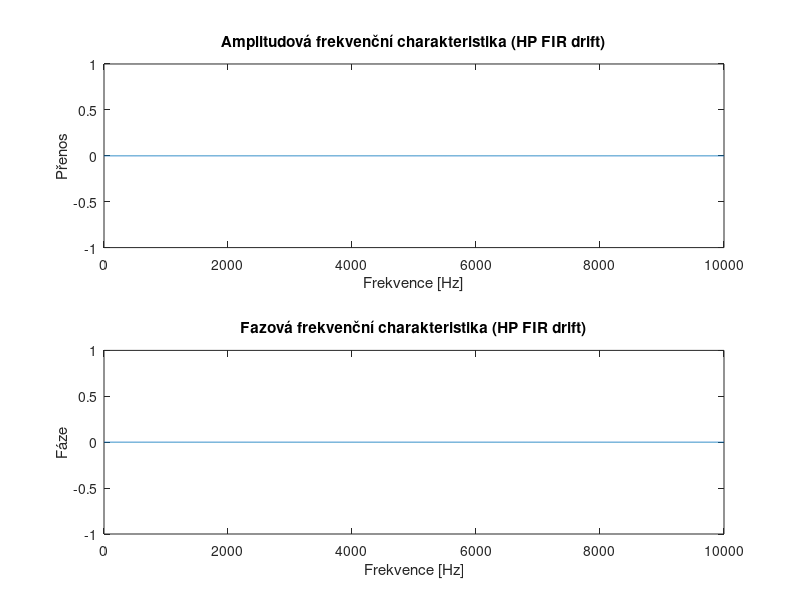
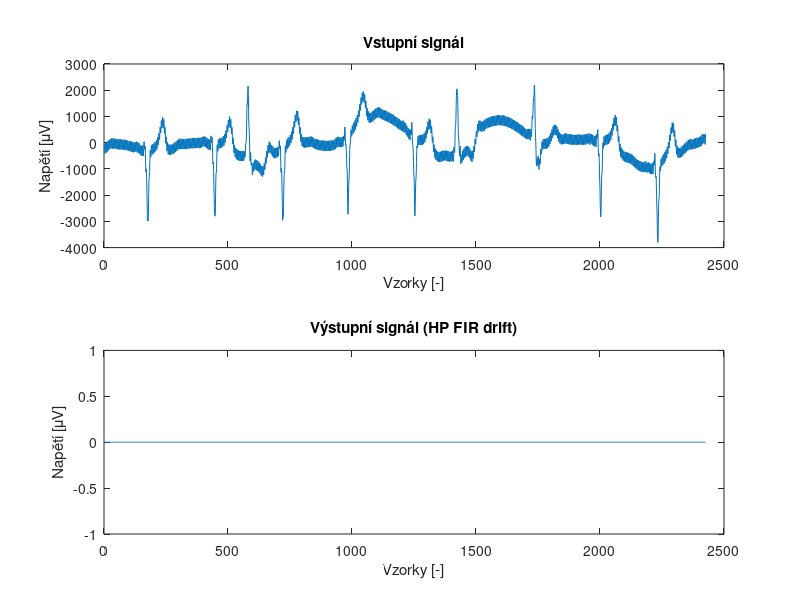

These charts were generated, in order, by the following MATLAB code:
% -------------------------------------------------------------------------
% BPC-ABS cvičení -04-          2024-02-27                  Martin Vítek 
% Filtrace driftu a síťového rušení v signálu EKG           Lukáš Smital 
% -------------------------------------------------------------------------
% Cíl 3: Skript slouží pro filtraci driftu a síťového rušení EKG signálu: 
% 1) pomocí FIR filtru a funkce "fir1"
% 2) pomocí IIR filtru a funkce "butter"
% -------------------------------------------------------------------------
close all; clear; clc

% Nahrajeme signál EKG. Signal se uloží do proměnné x
load ekg250_50_drift.mat
fvz = 250;          % vzorkovací frekvence signálu
x = x - mean(x);    % odstranění stejnosměrné složky

% -------------------------------------------------------------------------
% NÁVRH FILTRU

% Můžete využít tyto funkce:
% fir1; butter

% zvolte jeden z následujících řádků (zakomentovat/odkomentovat)
F = 'HP FIR drift'; N = 500; fmez = 0.67;               % N = délka imp. char.  
% F = 'PZ FIR 50';    N = 500; fmez1 = 49; fmez2 = 51;    % N = délka imp. char.  
% F = 'HP IIR drift'; N = 3;   fmez = 0.67;               % N = řád filtru
% F = 'PZ IIR 50';    N = 3;   fmez1 = 49; fmez2 = 51;    % N = řád filtru

switch F
    case 'HP FIR drift'	% Návrh FIR filtru pro odstranění driftu (HP, fmez = 0.67 Hz)
        % //DOPLŇTE//
        Wn = fmez/(fvz/2);       	% přepočet mezní frekvence 
        a = 1;         	% koeficienty filtru
        b = fir1(N,Wn);
    case 'PZ FIR 50'       % Návrh FIR filtru pro odstranění sítového rušení (PZ, 49-50 Hz)
        % //DOPLŇTE//
        Wn = 0;       	% přepočet mezní frekvence 
        a = 1;         	% koeficienty filtru
        b = 0;
    case 'HP IIR drift'    % Návrh IIR filtru pro odstranění driftu (HP, fmez = 0.67 Hz)
        % //DOPLŇTE//
        Wn = 0;       	% přepočet mezní frekvence 
        a = 1;         	% koeficienty filtru
        b = 0;
    case 'PZ IIR 50'       % Návrh IIR filtru pro odstranění sítového rušení (PZ, 49-50 Hz)
        % //DOPLŇTE//
        Wn = 0;       	% přepočet mezní frekvence 
        a = 1;         	% koeficienty filtru
        b = 0;
end

% -------------------------------------------------------------------------
% VÝPOČET A ZOBRAZENÍ FREKVENČNÍ CHARAKTERISTIKY

% Můžete využít tyto funkce:
% freqz; linspace;

M = 10000;
H = zeros(1,M); % //DOPLŇTE// výpočet 10000 bodů celé periody frekv.char.

% výpočet frekvenční osy
fosa = 1:M;     % //DOPLŇTE//

% vykreslení frekvenčních charakteristik
figure;  
ax1 = subplot(2,1,1);
plot(fosa, abs(H)); 
title(['Amplitudová frekvenční charakteristika (' F ')']);
xlabel('Frekvence [Hz]'); ylabel('Přenos')
ax2 = subplot(2,1,2);
plot(fosa, unwrap(angle(H))); 
title(['Fazová frekvenční charakteristika (' F ')']);
xlabel('Frekvence [Hz]'); ylabel('Fáze')
linkaxes([ax1 ax2],'x');

% -------------------------------------------------------------------------
% FILTRACE EKG A ZOBRAZENÍ VÝSLEDKŮ

% Můžete využít tyto funkce:
% conv; filter; filtfilt

y = zeros(1,length(x)); 	% //DOPLŇTE// výpočet výstupního signálu

% vykreslíme signál
figure; 
ax3 = subplot(2,1,1); plot( x );
xlabel('Vzorky [-]'); ylabel('Napětí [\muV]'); title('Vstupní signál')
ax4 = subplot(2,1,2); plot( y );
xlabel('Vzorky [-]'); ylabel('Napětí [\muV]'); title(['Výstupní signál (' F ')'])
linkaxes([ax3 ax4],'x');

